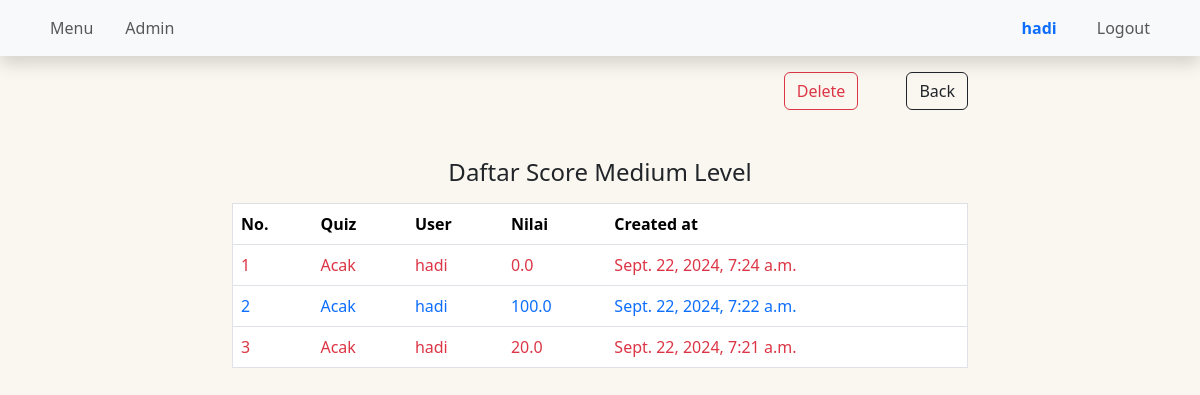
The app's page /results/medium (signed in), older data.
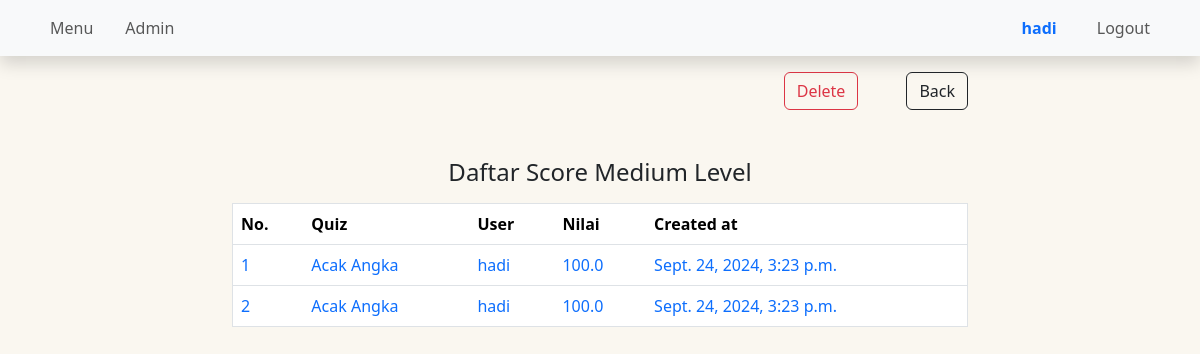
The same page, newer data.
### medium/models.py (models this page shows, shortened)
class ResultMedium(models.Model):
  quiz = models.ForeignKey(Medium, on_delete=models.CASCADE)
  user = models.ForeignKey(User, on_delete=models.CASCADE)
  score = models.FloatField()
  created = models.DateTimeField(auto_now_add=True)

class Medium(models.Model):
  name = models.CharField(max_length=120)
  topic = models.CharField(max_length=120)
  number_of_questions = models.IntegerField()
  time = models.IntegerField(help_text="time in second")
  required_score_to_pass = models.IntegerField()

### quiz/views.py (the view)
# urls.py: path('results/medium', result_all_medium, name='result-all-medium'),
@login_required
def result_all_medium(request):
  results_medium = ResultMedium.objects.order_by('-created')
  context = {
     'results_medium': results_medium,
  }
  return render(request, 'results/all/medium.html', context)

### templates/results/all/medium.html (shortened to what this page needs)
{% extends "base.html" %}
{% load static %}
{% block content %}
<div class="row justify-content-center mt-3">
  <div class="col-md-8">
    <div class="d-flex justify-content-end mb-5">
        {% if request.user.is_authenticated and request.user.is_superuser %}
        <a class="btn btn-outline-danger" href="{% url 'delete-all-medium' %}">Delete</a>
         {% endif %}
         <a class="btn btn-outline-dark ms-5" href="{% url 'result-all' %}">Back</a>
    </div>
  <div>
    <h4 class="text-center my-3">Daftar Score Medium Level</h4>
    <table class="table border ">
      <thead>
        <tr class="px-2">
          <th scope="col">No.</th>
          <th scope="col">Quiz</th>
          <th scope="col">User</th>
          <th scope="col">Nilai</th>
          <th scope="col">Created at</th>
        </tr>
      </thead>
      <tbody>
        {% for result in results_medium %}
        {% if result.score == 100 %}
        <tr >
          <td class="text-primary">{{ forloop.counter }}</td>
          <td class="text-primary">{{ result.quiz.name }}</td>
          <td class="text-primary">{{ result.user.username }}</td>
          <td class="text-primary">{{ result.score }}</td>
          <td class="text-primary">{{ result.created }}</td>
        </tr>
        {% else %}
        <tr >
          <td class="text-danger">{{ forloop.counter }}</td>
          <td class="text-danger">{{ result.quiz.name }}</td>
          <td class="text-danger">{{ result.user.username }}</td>
          <td class="text-danger">{{ result.score }}</td>
          <td class="text-danger">{{ result.created }}</td>
        </tr>
        {% endif %}
      {% endfor %}
      </tbody>
    </table>
  </div>
  </div>
</div>
{% endblock content %}

Row changes from the older to the newer data that the page shows:
removed ResultMedium: quiz.name "Acak", user.username "hadi", score "0.0", created "Sept. 22, 2024, 7:24 a.m."
removed ResultMedium: quiz.name "Acak", user.username "hadi", score "100.0", created "Sept. 22, 2024, 7:22 a.m."
removed ResultMedium: quiz.name "Acak", user.username "hadi", score "20.0", created "Sept. 22, 2024, 7:21 a.m."
added ResultMedium: quiz.name "Acak Angka", user.username "hadi", score "100.0", created "Sept. 24, 2024, 3:23 p.m."
added ResultMedium: quiz.name "Acak Angka", user.username "hadi", score "100.0", created "Sept. 24, 2024, 3:23 p.m."
